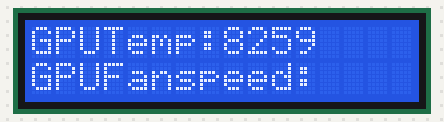
A sketch run on a simulated Arduino Uno, built with avr-gcc and run on an emulated ATmega328P. On the bench: 16×2 character LCD.

Above: at 1.1 s.

Measured:
- what the display in image 0 shows lasts 2.5 s, from 1.1 s to 3.6 s

The sketch:

Arduino_stock.ino
```cpp
#include <LiquidCrystal.h>

String GPUfan;  //Fan speed
String GPUtemp;  //GPU temp
LiquidCrystal lcd(8, 9, 4, 5, 6, 7);		//Check your lcd to see what pins it uses, my OSEPP one uses these pins, Adafruit's lcd uses 7, 8, 9, 10, 11, 12

int sensorPin = 7;

void setup() {
  // put your setup code here, to run once:
  Serial.begin(9600);
  lcd.begin(16, 2);
  lcd.setCursor(0, 0);
  delay(1000);
}

void loop() {
  if (Serial.available() > 0) {
    GPUtemp = Serial.readStringUntil('*');
    GPUfan = Serial.parseFloat();
  }
  lcd.print("GPUTemp:" + GPUtemp + ' C');
  lcd.setCursor(0, 1);        //Move onto the second line
  lcd.print("GPUFanspeed:");
  lcd.print(GPUfan);
  delay(2500);
  lcd.clear();                //Clear the lcd
}
```
